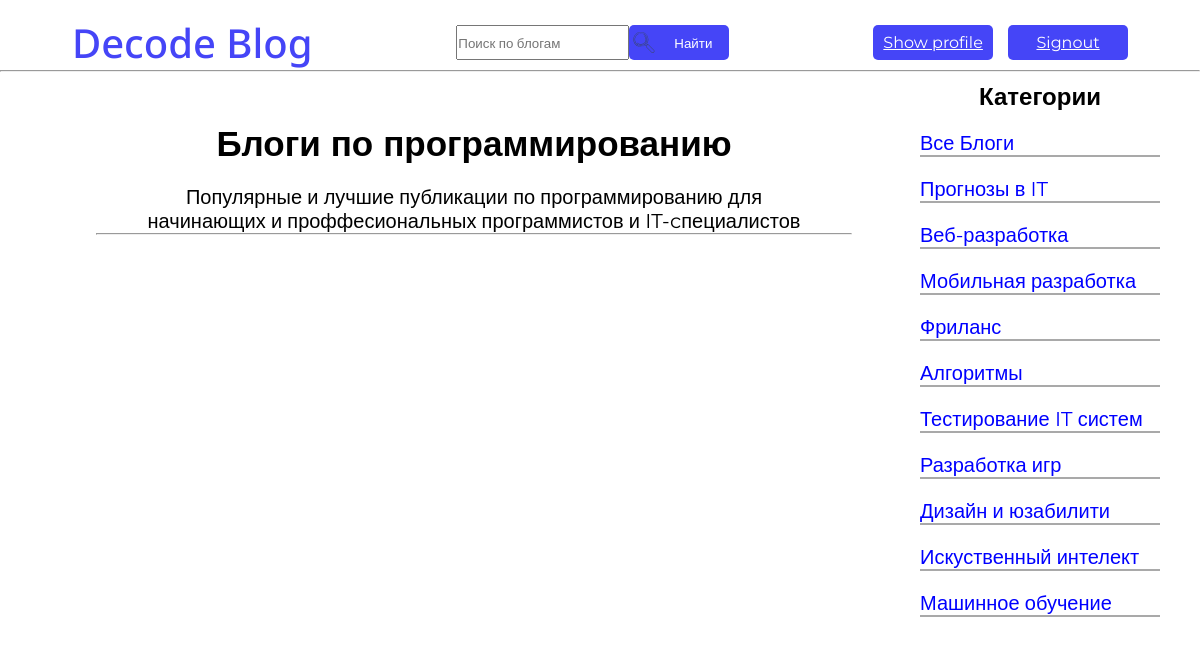
The page /blogs/ on the database as committed earlier.
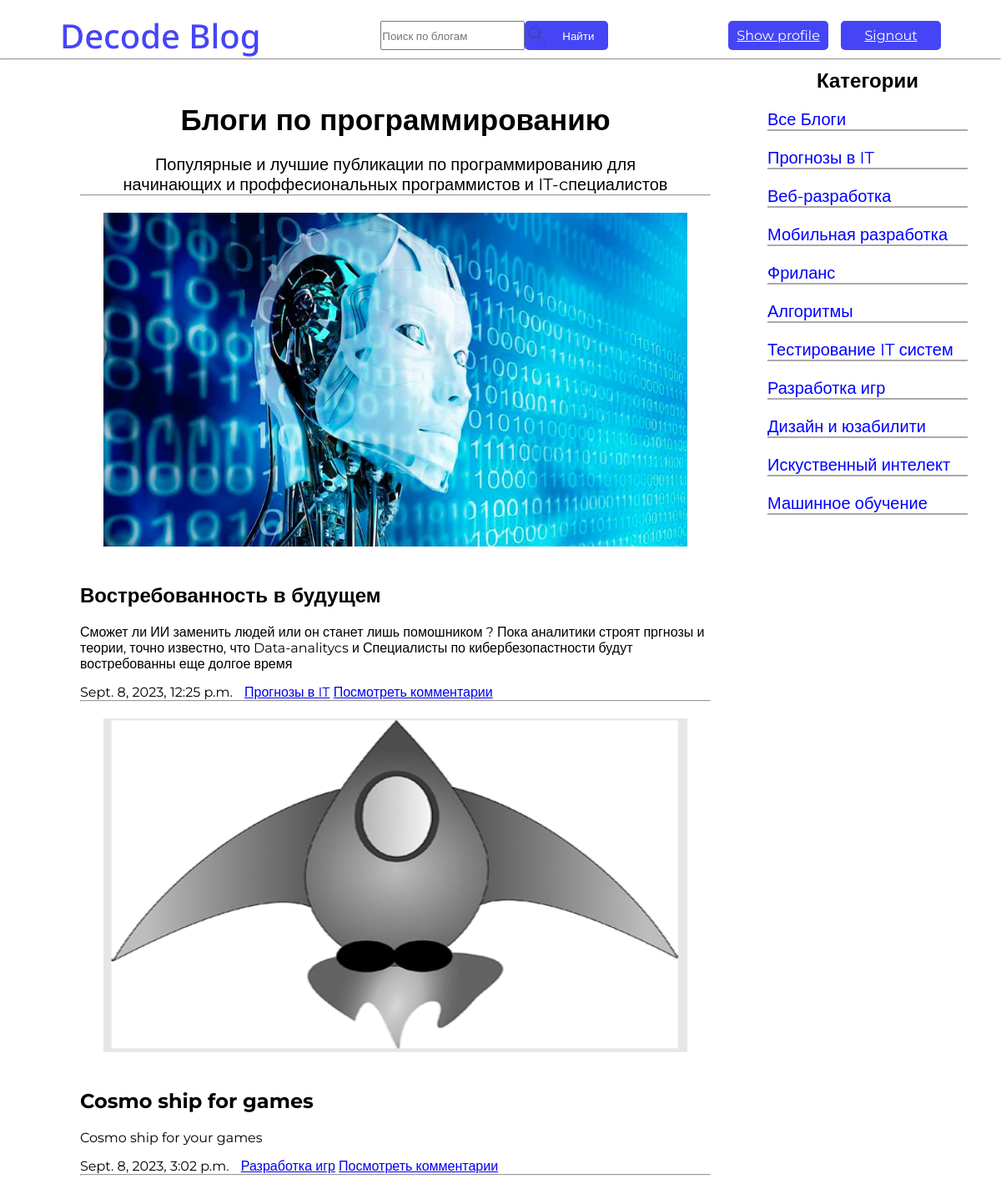
The same page on the database as committed later.
### decode_blogs/models.py (models this page shows, shortened)
class Category(models.Model):
    name = models.CharField(max_length=50)
    class Meta:
        verbose_name = 'Category'
        verbose_name_plural = 'Categories'
    def __str__(self) -> str:
        return self.name

class Blog(models.Model):
    name = models.CharField(max_length=50)
    category = models.ForeignKey(Category, on_delete=models.CASCADE, null=True)
    image = models.ImageField(blank=True, upload_to=uniq_name_upload)
    description = models.TextField()
    date = models.DateTimeField(default=datetime.datetime.today())
    class Meta:
        verbose_name = 'Blog'
        verbose_name_plural = 'Blogs'

### decode_blogs/views.py (the view)
# urls.py: 2. Add a URL to urlpatterns:  path('', Home.as_view(), name='home')
def Home(request):
    data = {
        'title':'Главная',
        'menu': menu,
        'categories': Category.objects.all(),
        'blogs': Blog.objects.all(),
    }
    return render(request, 'decode_blogs/home.html', data)

### decode_blogs/templates/decode_blogs/Home.html (shortened to what this page needs)
{% load static %}
<!DOCTYPE html>
<html lang="en">
<head>
    <link rel="stylesheet" href="{% static 'decode_blogs/css/header.css' %}">
    <link rel="stylesheet" href="{% static 'decode_blogs/css/Home.css' %}">
</head>
<body>
    <header>
        <h1>Decode Blog</h1>
        <div class="header-div-1">
            <input type="search" placeholder="Поиск по блогам">
            <button id="button-find">
                <img src="{% static 'decode_blogs/images/search_icon.svg' %}" alt="" id="search_icon">
                Найти
            </button>
        </div>
        <div class="header-div-2">
            <a href="{% url 'decode_authe:profile' %}" class="button-reg">Show profile</a>
            <a href="{% url 'decode_authe:signout' %}" class="button-reg">Signout</a>
        </div>
    </header>
    <hr id="hr-line">
    <section class="main">
        <div class="blogs">
            <h2 id="h2-blog">Блоги по программированию </h2>
            <p id="h2-p">Популярные и лучшие публикации по программированию  для <br>начинающих и проффесиональных программистов и IT-cпециалистов</p>
            <hr>
            <div class="comments">
                {% for b in blogs %}
                <div class="main-info">
                    {% if b.image %}
                    <img src="{{ b.image.url }}" alt="comment-img" class="comment-img">
                    {% endif %}
                </div>
                <h2 id="blog-name">{{ b.name }}</h2>
                    <p id="description">{{ b.description }}</p>
                    <time id="blog-date">{{ b.date }}</time>
                    <a href="{% url 'decode_blogs:category' b.id %}" id="blog-category">{{ b.category }}</a>
                    <a href="{% url 'decode_blogs:comments-review' comment_id=b.id %}">Посмотреть комментарии</a>
                    <hr>
                    {% endfor %}
            </div>
            <div class="categories">
                <h2 id="categories-name">Категории</h2>
                {% if category_id == 0 %}
                    <a href="{% url 'decode_blogs:home' %}" class="selected-ctgr">Все товары</a>
                {% else %}
                    <a href="{% url 'decode_blogs:home' %}">Все Блоги</a>
                {% endif %}
                {% for ctgr in categories %}
                    {% if category_id == ctgr.id %}
                        <a href="{% url 'decode_blogs:category' ctgr.id %}" class="selected-ctgr">{{ctgr.name}}</a>
                    {% else %}
                        <a href="{% url 'decode_blogs:category' ctgr.id %}">{{ctgr.name}}</a>
                    {% endif %}
                {% endfor %}
            </div>
        </div>
    </section>
</body>
</html>

### decode_blogs/static/decode_blogs/css/Header.css (style rules this page uses)
* { margin: 0px; padding: 0px; }
header { display: flex; align-items: center; justify-content: space-around; margin-top: 15px; }
header h1 { color: rgb(69, 69, 247); font-weight: 500; font-size: 40px; font-family: 'Noto Sans', sans-serif; }
.header-div-1 { display: flex; height: 35px; }
#button-find { display: flex; align-items: center; width: 100px; height: 35px; border: rgb(69, 69, 247); border-radius: 5px; color: white; background-color: rgb(69, 69, 247) }
#search_icon { width: 30px; height: 25px; margin-right: 15px; }
.header-div-2 { display: flex; align-items: center; gap: 15px; }
.button-reg { display: flex; align-items: center; justify-content: center; text-align: center; width: 120px; height: 35px; border: rgb(69, 69, 247); border-radius: 5px; color: white; background-color: rgb(69, 69, 247) }

### decode_blogs/static/decode_blogs/css/Home.css (style rules this page uses)
* { margin: 0px; padding: 0px; font-family: 'Montserrat', sans-serif; }
.main { display: flex; padding: 50px 8%; justify-content: space-between; box-sizing: border-box; position: relative; }
.main-info { display: block; justify-content: center; align-items: center; text-align: center; }
.blogs { width: 75%; }
#h2-blog { display: flex; justify-content: center; align-items: center; font-size: 35px; }
#h2-p { margin-top: 20px; font-size: 20px; text-align: center; align-items: center; }
.comments { display: block; justify-content: left; align-items: left; }
#blog-name { margin-top: 40px; }
#description { margin-top: 20px; }
#blog-date, #blog-category { display: inline-block; margin-top: 15px; }
#blog-category { margin-left: 10px; }
.comment-img { margin-top: 20px; width: 700px; height: 400px; }
.categories { display: flex; flex-direction: column; gap: 20px; width: 20%; position: absolute; top: 0; right: 0; margin-right: 40px; margin-top: 10px; }
#categories-name { display: flex; justify-content: center; align-items: center; text-align: center; }
.categories a { text-decoration: none; color: blue; width: 100%; border-bottom:2px solid #a9a9a9 ; font-size: 20px; transition: 2s; }

Rows that differ between the two databases and show on the page:
added Blog: image (picture), name "Востребованность в будущем", description "Сможет ли ИИ заменить людей или он станет лишь помошником ? Пока аналитики строят пргнозы и теории, точно известно, что Data-analitycs и Специалисты по кибербезопастности будут востребованны еще долгое время", date "Sept. 8, 2023, 12:25 p.m.", category "Прогнозы в IT"
added Blog: image (picture), name "Cosmo ship for games", description "Cosmo ship for your games", date "Sept. 8, 2023, 3:02 p.m.", category "Разработка игр"
